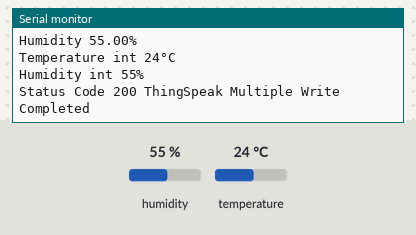
A sketch run on a simulated ESP8266 (NodeMCU). Parts: the last lines printed to the serial monitor. The test bench sets the inputs (shaded band); at power-on: humidity 55 %, temperature 24 °C. WiFi joins after 1.5 s; servers stay silent unless stated.

Above: at 5.9 s.
6.0 s: humidity set to 22 %
At 6.85 s:
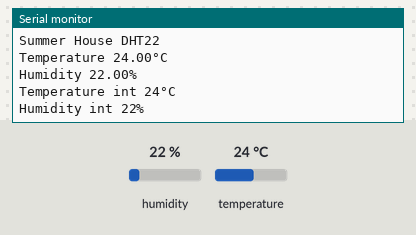
8.4 s: temperature set to 12 °C
At 9.2 s:
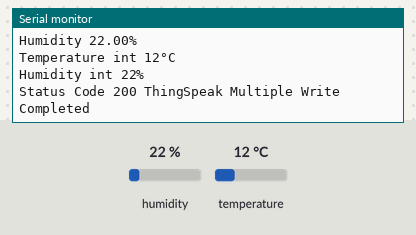
10.8 s: humidity set to 40 %
At 13.3 s:
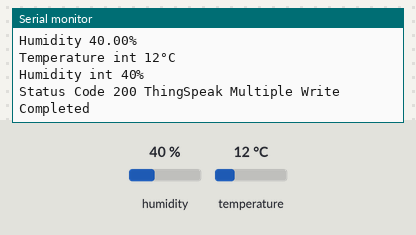
Timing chart, 0 to 14.8 s (numbered marks = the images above; inputs shaded):
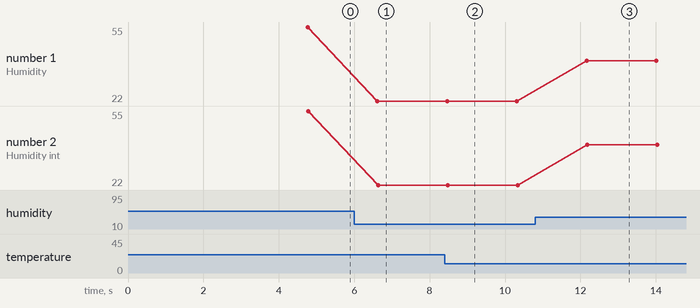

Measured:
- after the input at 6.0 s, the serial monitor: prints a new line after 0.62 s (image 1)
- after the input at 8.4 s, the serial monitor: prints a new line after 0.07 s (image 2)
- after the input at 10.8 s, the serial monitor: prints a new line after 1.4 s (image 3)
- plotted number 1: 22 → 40 after the input at 10.8 s
- plotted number 2: 22 → 40 after the input at 10.8 s

The sketch:

Summer_House_Temp_Hum_DHT22_Multi.ino
```cpp
#include <ESP8266WiFi.h>
#include "ThingSpeak.h" // always include thingspeak header file after other header files and custom macros
WiFiClient  client;
#include "DHTesp.h"
DHTesp dht;
char ssid[] = "VM5774222"; //WiFi Name:
char password[] = "b3rVddgtbvmp"; //WiFi Pass Code:
unsigned long WriteChannelNumber = 1654219; //Write Channel Number and API Key:
const char * WriteAPIKey = "7D6AYJFNFFL31Q3K";
int DL = 1500;; //Delay Period

void setup()
{
Serial.begin(9600);
Serial.println("In Setup");
ThingSpeak.begin(client);  //Initialize ThingSpeak:
dht.setup(D4, DHTesp::DHT22); // Connect DHT sensor to D4
wificonnect();
}

void wificonnect()
 {
 WiFi.begin(ssid, password);
  Serial.println(".....Conneting to Home WiFi.....");
   while(WiFi.status() != WL_CONNECTED){
  Serial.print("...");
 delay(500);
 }
 Serial.println();
  Serial.print("WiFi Name:"); Serial.print(WiFi.SSID());
   Serial.print("   IP Address:");
    Serial.print(WiFi.localIP());
     Serial.print("   RRSI:");
      Serial.println(WiFi.RSSI());
     Serial.println("");
  Serial.println("08-06-23 Now Using ThingSpeak Library.");
  Serial.println("Folder //Summer_House_Temp_Hum_DHT22_Multi.");
  Serial.println("08-06-23 Now Using ThingSpeak Library, Program Name Changed.");
  Serial.println("05-10-23 setField(3,(int)****) added to Print int and float.");
  Serial.println("Completed Setup");
  Serial.println("080620231834:\n\n\n");
 delay(DL * 2);
 }

void loop()
    {
  float hum = dht.getHumidity();
  float temp = dht.getTemperature();
  Serial.println();
  Serial.println("Summer House DHT22");
  Serial.print("Temperature "); Serial.print(temp, 2);  Serial.println("°C");
  Serial.print("Humidity ");    Serial.print(hum, 2);     Serial.println("%");
 Serial.print("Temperature int "); Serial.print((int)temp); Serial.println("°C");
 Serial.print("Humidity int ");    Serial.print((int)hum); Serial.println("%");
  ThingSpeak.setField(1, temp); //Field 1 Write:
  ThingSpeak.setField(2, hum); //Field 2 Write:
  ThingSpeak.setField(3,(int)temp); //Field 3 Write:
  ThingSpeak.setField(4,(int)hum); //Field 4 Write:
  ThingSpeak.writeFields(WriteChannelNumber, WriteAPIKey); //Write Fields 1,2,2, as Multiple:
  int statusCode = ThingSpeak.getLastReadStatus();
if(statusCode == 200)
 {
 Serial.print("Status Code "); Serial.print(statusCode); Serial.println(" ThingSpeak Multiple Write Completed\n");
 }
 delay(DL);
 }
```
